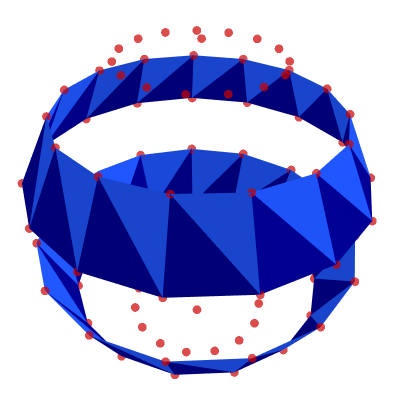

The cell this chart's notebook holds for it:
### Markdown cell above
Define the middle polygons by subdividing each quadrilateral face between non-terminal parallels

### Code cell
middle = []
for i in range(1, N_LAT-2):
    for j in range(N_LON - 1):
        middle.append([(i-1)*N_LON + j + 1, i*N_LON + j + 1, i*N_LON + j + 2])
        middle.append([(i-1)*N_LON + j + 1, i*N_LON + j + 2, (i-1)*N_LON + j + 2])       
    middle.append([i*N_LON, (i+1)*N_LON, i*N_LON + 1])
    middle.append([i*N_LON, i*N_LON + 1, (i-1)*N_LON + 1]) 

# plot only every other band
alternating_bands = [band for i, band in enumerate(middle) if (i//(2*N_LON))%2]

show_poly_3d(nodes=nodes, polys=alternating_bands, show_nodes=True)
#create_poly_3d_gif('./image/uv_spheroid_middle_bands.gif', nodes=nodes, polys=alternating_bands, duration=4, show_nodes=True)
